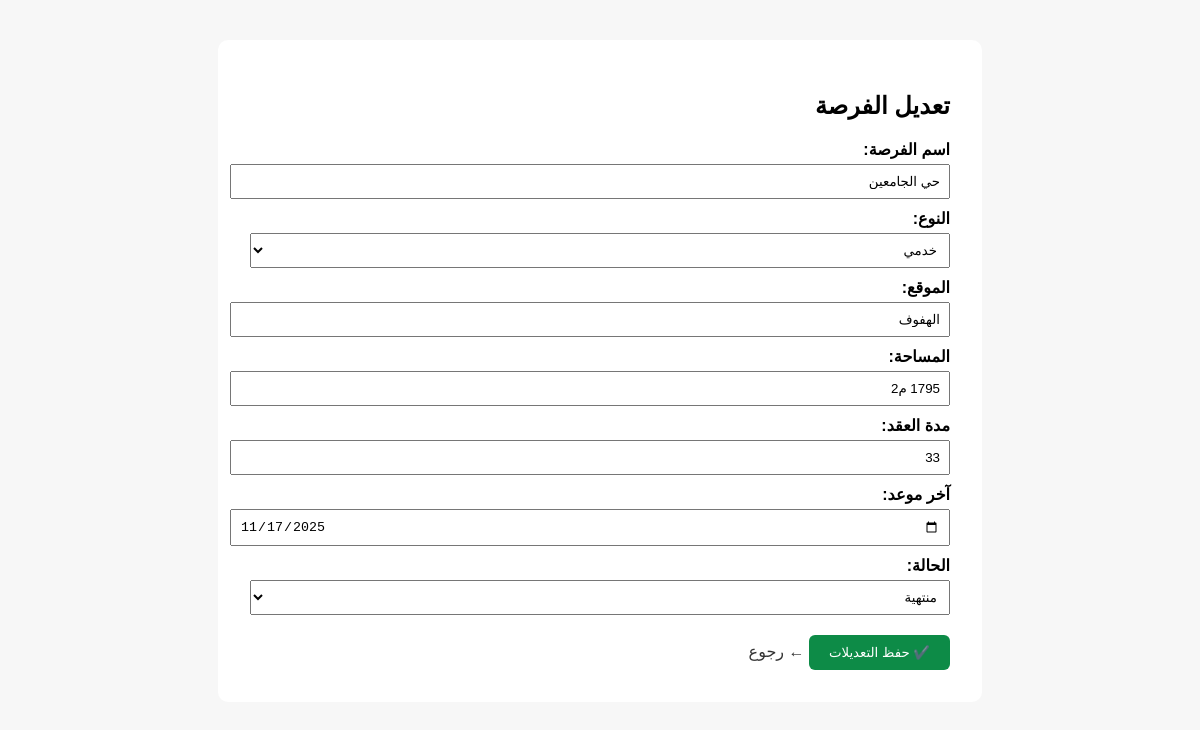
Screenshot of /admin/edit.php?id=2 (signed in) with the database file from the repository.
### tables this page shows
CREATE TABLE `opportunities` (
  `id` int(11) NOT NULL,
  `name` varchar(255) DEFAULT NULL,
  `location` varchar(255) DEFAULT NULL,
  `area` varchar(100) DEFAULT NULL,
  `type` varchar(100) DEFAULT NULL,
  `status` varchar(50) DEFAULT NULL,
  `duration` varchar(100) DEFAULT NULL,
  `lastDate` date DEFAULT NULL,
  `map` text DEFAULT NULL,
  `link` varchar(255) DEFAULT NULL
);

### admin/edit.php (the view, shortened to what this page needs)
<?php
include("includes/db.php");
$id = intval($_GET['id']);
$result = $conn->query("SELECT * FROM opportunities WHERE id = $id LIMIT 1");
$row = $result->fetch_assoc();
?>
<!DOCTYPE html>
<html lang="ar" dir="rtl">
<head>
</head>
<body>
  <form method="post">
    <h2>تعديل الفرصة</h2>
    <label>اسم الفرصة:</label>
    <input type="text" name="name" required value="<?= htmlspecialchars($row['name']) ?>">
    <label>النوع:</label>
    <select name="type" required>
      <option value="خدمي" <?= $row['type'] == 'خدمي' ? 'selected' : '' ?>>خدمي</option>
    </select>
    <label>الموقع:</label>
    <input type="text" name="location" required value="<?= htmlspecialchars($row['location']) ?>">
    <label>المساحة:</label>
    <input type="text" name="area" required value="<?= htmlspecialchars($row['area']) ?>">
    <label>مدة العقد:</label>
    <input type="text" name="duration" required value="<?= htmlspecialchars($row['duration']) ?>">
    <label>آخر موعد:</label>
    <input type="date" name="lastDate" required value="<?= htmlspecialchars($row['lastDate']) ?>">
    <label>الحالة:</label>
    <select name="status" required>
      <option value="منتهية" <?= $row['status'] == 'منتهية' ? 'selected' : '' ?>>منتهية</option>
    </select>
    <button type="submit">✔️ حفظ التعديلات</button>
    <a class="back" href="dashboard.php">← رجوع</a>
  </form>
</body>
</html>

### admin/edit.php (style rules this page uses)
body { font-family: Arial; background: #f7f7f7; padding: 2rem; }
form { max-width: 700px; margin: auto; background: white; padding: 2rem; border-radius: 10px; }
label { display: block; margin-top: 10px; font-weight: bold; }
input, select { width: 100%; padding: 8px; margin-top: 5px; }
button { margin-top: 20px; padding: 10px 20px; background: #0d8b47; color: white; border: none; border-radius: 6px; cursor: pointer; }
a.back { display: inline-block; margin-top: 10px; text-decoration: none; color: #333; }

### rows the page displays
opportunities: name "حي الجامعين", type "خدمي", location "الهفوف", area "1795 م2", duration "33", lastDate "11/17/2025", status "منتهية"
